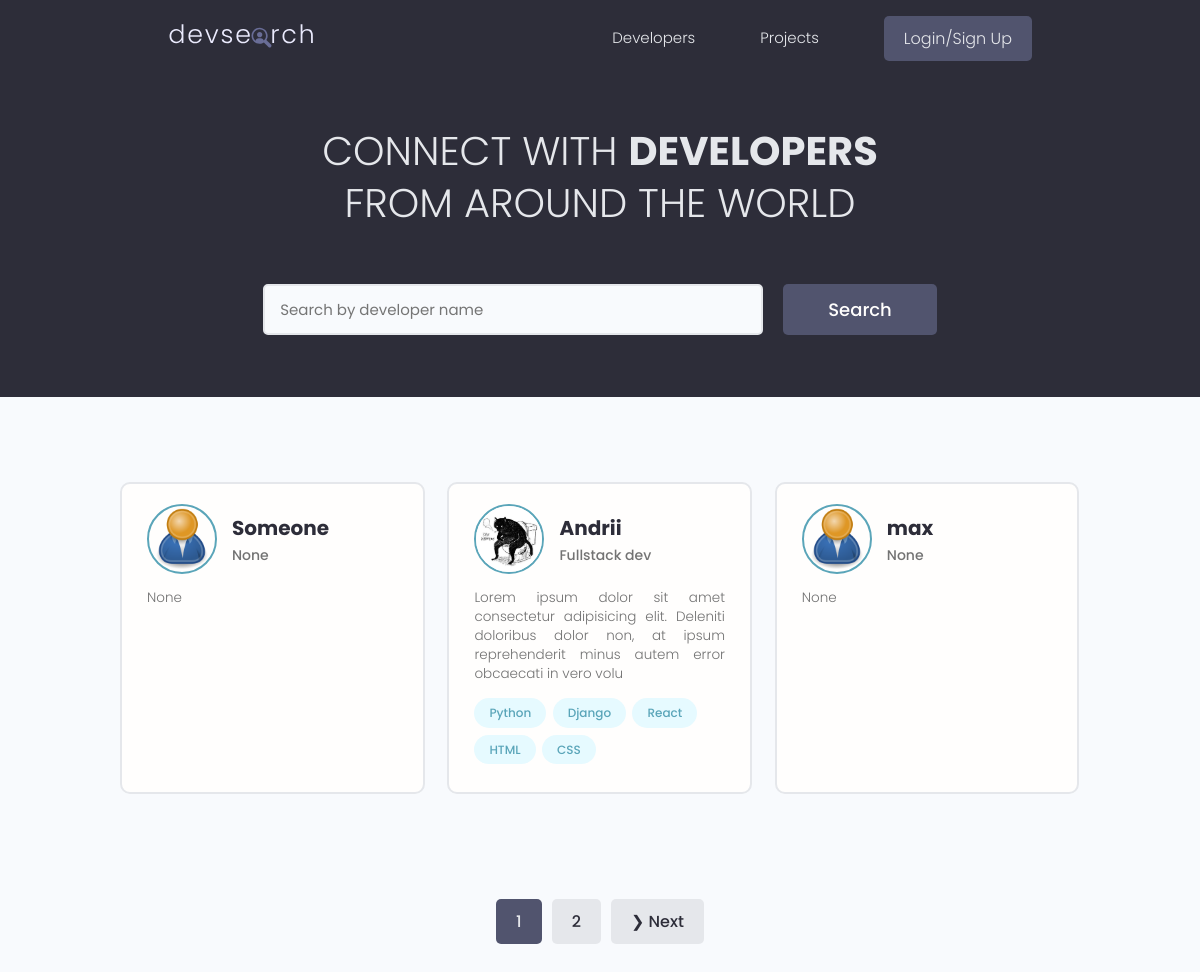
The page / on the database its author committed.
### users/models.py (models this page shows, shortened)
class Profile(models.Model):
    user = models.OneToOneField(User, on_delete=models.CASCADE, null=True, blank=True)
    name = models.CharField(max_length=200, blank=True, null=True)
    email = models.EmailField(max_length=500, blank=True, null=True)
    username = models.CharField(max_length=200, blank=True, null=True)
    location = models.CharField(max_length=200, blank=True, null=True)
    short_intro = models.CharField(max_length=200, blank=True, null=True)
    bio = models.TextField(blank=True, null=True)
    profile_image = models.ImageField(null=True, blank=True, upload_to='profiles/', default="profiles/user-default.png")
    social_github = models.CharField(max_length=200, blank=True, null=True)
    social_twitter = models.CharField(max_length=200, blank=True, null=True)
    social_linkedin = models.CharField(max_length=200, blank=True, null=True)
    social_youtube = models.CharField(max_length=200, blank=True, null=True)
    social_website = models.CharField(max_length=200, blank=True, null=True)
    created=models.DateTimeField(auto_now_add=True)
    id = models.UUIDField(default=uuid.uuid4,unique=True,primary_key=True,editable=False)

class Skill(models.Model):
    owner=models.ForeignKey(Profile, on_delete=models.CASCADE, null=True, blank=True)
    name=models.CharField(max_length=200, blank=True, null=True)
    description=models.TextField(null=True, blank=True)
    created=models.DateTimeField(auto_now_add=True)
    id = models.UUIDField(default=uuid.uuid4,unique=True,primary_key=True,editable=False)
    def __str__(self):
        return self.name

### users/views.py (the view)
# urls.py: path('',views.profiles,name='profiles'),
def profiles(request):
    profiles,search_query=searchProfiles(request)
    custom_range,profiles=paginationProfiles(request,profiles,3)
    context={'profiles':profiles, 'search_query':search_query, 'custom_range':custom_range}
    return render(request, 'users/profiles.html',context)

### users/utils.py (called while the page is built)
def paginationProfiles(request, profiles,results):
    page = request.GET.get('page',1)
    paginator = Paginator(profiles, results)
    try:
        profiles = paginator.page(page)
    except PageNotAnInteger:
        profiles = paginator.page(1)
    except EmptyPage:
        profiles = paginator.page(paginator.num_pages)
    leftIndex = (int(page)-1)
    page = int(page) if page else 1
    leftIndex = max(1, page - 1)
    rightIndex = min(page + 1, paginator.num_pages)
    custom_range = range(leftIndex, rightIndex + 1)
    return custom_range, profiles

def searchProfiles(request):
    search_query= ''
    if request.GET.get('search_query'):
        search_query=request.GET.get('search_query')
    skills=Skill.objects.filter(Q(name__icontains=search_query) | Q(description__icontains=search_query))
    profiles=Profile.objects.distinct().filter(Q(name__icontains=search_query) | Q(short_intro__icontains=search_query)
                                    | Q(skill__in=skills))
    return profiles,search_query

### users/templates/users/profiles.html (shortened to what this page needs)
{% extends 'main.html' %}
{% block content %}
 <main class="home">
    <section class="hero-section text-center">
      <div class="container container--narrow">
        <div class="hero-section__box">
          <h2>CONNECT WITH <span>DEVELOPERS</span></h2>
          <h2>FROM AROUND THE WORLD</h2>
        </div>
        <div class="hero-section__search">
          <form class="form" action="{% url 'profiles' %}" method="get">
            <div class="form__field">
              <input class="input input--text" id="formInput#search" type="text" name="search_query"
                value = '{{search_query}}'placeholder="Search by developer name" />
            </div>
            <input class="btn btn--sub btn--lg" type="submit" value="Search" />
          </form>
        </div>
      </div>
    </section>
    <section class="devlist">
      <div class="container">
        <div class="grid grid--three">
        {% for profile in profiles %}
          <div class="column card">
            <div class="dev">
              <a href="{% url 'user-profile' profile.id %}" class="card__body">
                <div class="dev__profile">
                  <img class="avatar avatar--md" src="{{ profile.profile_image.url }}" alt="image" />
                  <div class="dev__meta">
                    <h3>{{ profile.name }}</h3>
                    <h5>{{ profile.short_intro|slice:"60" }}</h5>
                  </div>
                </div>
                <p class="dev__info">
                  {{ profile.bio|slice:"150" }}
                </p>
                <div class="dev__skills">
                    {% for skill in profile.skill_set.all|slice:"5" %}
                  <span class="tag tag--pill tag--main">
                    <small>{{skill}}</small>
                  </span>
                  {% endfor %}
                </div>
              </a>
            </div>
          </div>
         {% endfor %}
        </div>
      </div>
    </section>
    {% include 'pagination.html' with queryset=profiles custom_range=custom_range %}
  </main>
{% endblock %}

### static/styles/app.css (style rules this page uses)
:root { --color-sub: #2d2d39; }
.btn--sub { background-color: var(--color-sub-light); }
.card { border: 2px solid var(--color-light); }
img { width: 100%; }
.hero-section { height: 40vh; display: flex; align-items: center; background-color: var(--color-sub); }
.hero-section__box { margin-bottom: 4rem; }
.hero-section__box > h2, .hero-section__box > h2 > span { font-size: 4rem; color: var(--color-light); line-height: 1.3; text-transform: uppercase; }
.hero-section__box > h2 { font-weight: 300; }
.hero-section__box > h2 > span { font-weight: 700; }
.hero-section__search > .form { display: flex; align-items: center; justify-content: center; gap: 2rem; }
.hero-section__search > .form input.input--text { width: 50rem; }
.devlist { margin-top: 8rem; }
.devlist .grid { align-items: stretch; }
.devlist .dev .dev__profile { display: flex; align-items: center; gap: 1.5rem; }
.devlist .dev .dev__meta h3 { color: var(--color-sub); font-size: 2rem; font-weight: 700; }
.devlist .dev .dev__meta h5 { color: var(--color-text); font-size: 1.4rem; font-weight: 500; }
.devlist .dev .dev__info { margin: 1.5rem 0; font-size: 1.35rem; line-height: 1.4; text-align: justify; }

### static/uikit/styles/modules/_variables.css (style rules this page uses)
:root { --color-main: #5aa5b9; --color-main-light: #e6faff; --color-sub: #3f4156; --color-sub-light: #51546e; --color-sub-lighter: #ededfd; --color-text: #737373; --color-gray: #8b8b8b; --color-light: #e5e7eb; --color-light-gray: #767676; --color-bg: #f8fafd; --color-white: #fffefd; --color-white-light: #f3f3f3; --color-success: #359e64; --color-success-bg: #def8e8; --color-error: #fc4b0b; --color-error-bg: #fff2ee; --font-base: 'Poppins', arial, helvetica, 'Segoe UI', roboto, ubuntu, sans-serif; --font-monospace: 'Fira Code', 'Courier New', courier, monospace; --font-regular: 300; --font-medium: 500; --font-bold: 700; --generic-shadow: 1px 1px 5px #00000010; --generic-transition: all 0.3s ease-in-out; }

### static/uikit/styles/modules/_base.css (style rules this page uses)
* { margin: 0; padding: 0; box-sizing: border-box; text-rendering: optimizeLegibility; color: inherit; font-size: inherit; }
html { font-size: 50%; }
@media only screen and (min-width: 480px) { html { font-size: 56.25%; } }
@media only screen and (min-width: 1200px) { html { font-size: 62.5%; } }
body { line-height: 1.6; font-weight: 400; font-size: 1.5rem; color: var(--color-text); background-color: var(--color-bg); min-height: 100vh; }

### static/uikit/styles/modules/_typography.css (style rules this page uses)
* { font-family: var(--font-base); }
h2 { font-size: 3.6rem; font-weight: var(--font-bold); }
h3 { font-size: 3.2rem; font-weight: var(--font-medium); }
h5 { font-size: 2.4rem; font-weight: var(--font-medium); }
h5, h6 { font-weight: var(--font-regular); }
p, span, strong { font-size: 1.6rem; color: var(--color-text); font-weight: var(--font-regular); }
a { padding-bottom: 2px; text-decoration: none; display: inline-block; color: var(--color-main); font-weight: var(--font-medium); }

### static/uikit/styles/modules/_utilities.css (style rules this page uses)
.container { width: 92%; max-width: 165rem; margin: 0 auto; box-sizing: border-box; }
.container--narrow { width: 92%; max-width: 120rem; }
@media screen and (min-width: 1000px) { .container { width: 90%; } }
@media screen and (min-width: 1000px) { .container--narrow { width: 85%; } }
@media screen and (min-width: 1200px) { .container { width: 80%; } }
@media screen and (min-width: 1200px) { .container--narrow { width: 72%; } }
.text-center { text-align: center; }

### static/uikit/styles/modules/_avatar.css (style rules this page uses)
.avatar { border-radius: 50%; border: 2px solid var(--color-main); object-fit: cover; }
.avatar--md { height: 7rem; width: 7rem; }

### static/uikit/styles/modules/_button.css (style rules this page uses)
.btn { display: inline-block; position: relative; cursor: pointer; background-color: var(--color-light); font-weight: var(--font-medium); color: var(--color-sub); text-decoration: none; padding: 1rem 2rem; border-radius: 0.5rem; border: none; width: -webkit-fit-content; width: -moz-fit-content; width: fit-content; height: -webkit-fit-content; height: -moz-fit-content; height: fit-content; font-size: 1.6rem; outline-width: 0; outline-color: transparent; -webkit-backface-visibility: hidden; backface-visibility: hidden; transition: all 0.3s ease-in-out; }
.btn--sub { background-color: var(--color-sub); color: var(--color-white); }
.btn--lg { font-size: 1.8rem; padding: 1.2rem 4.5rem; }

### static/uikit/styles/modules/_card.css (style rules this page uses)
.card { border-radius: 1rem; background-color: var(--color-white); border: 1.5px solid var(--color-light); width: auto; height: auto; margin-top: 0.5rem; margin-bottom: 0.5rem; overflow: hidden; }
.card__body, .card__header { padding: 2rem 2.5rem; }

### rows shown on the page
Profile: profile_image (placeholder picture), name "Someone", short_intro "None", bio "None"
Profile: profile_image (picture), name "Andrii", short_intro "Fullstack dev", bio "Lorem ipsum dolor sit amet consectetur adipisicing elit. Deleniti doloribus dolor non, at ipsum reprehenderit minus autem error obcaecati in vero volu"
Skill: name "Python"
Skill: name "Django"
Skill: name "React"
Skill: name "HTML"
Skill: name "CSS"
Profile: profile_image (placeholder picture), name "max", short_intro "None", bio "None"

### other values the page prints
{{ page }} "1"
{{ page }} "2"
